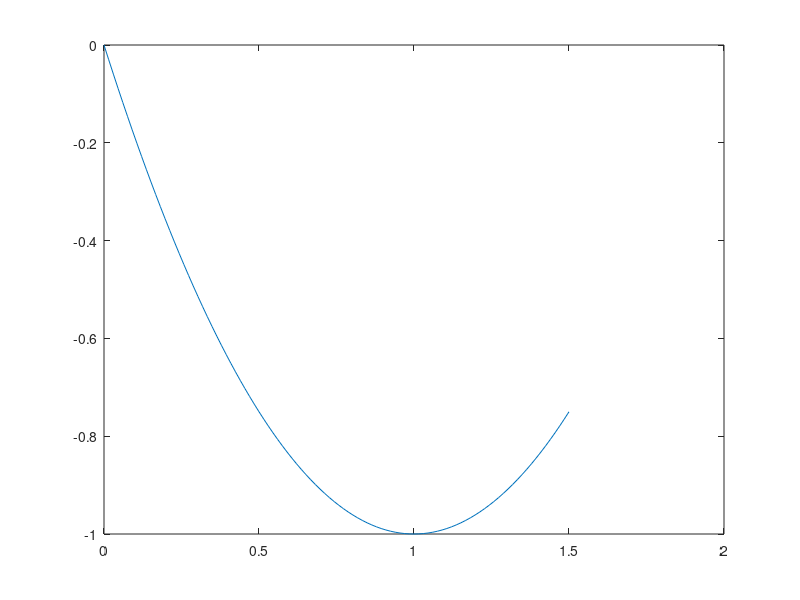

Recreate this plot in MATLAB. (Note: this script raises an error after producing the figure.)
format short
clear all
clc
f=@(x) x.*(x-2);
n=3;
L=0;
R=1.5;
t=linspace(L,R,100)
plot(t,f(t))
fib=ones(1,n);
for i=3:n+1
    fib(i)=fib(i-1)+fib(i-2);
end
for k=1:n
    ratio=fib(n+1-k)/fib(n+2-k);
    x2=L+ratio.*(R-L);
    x1=L+R-x2;
    fx1=f(x1);
    fx2=f(x2);
    resl(k,:)=[L R x1 x2 fx1 fx2];
    if(fx1<fx2)
        R=x2;
    elseif(fx2<fx1)
        L=x1;
    else
        if min(abs(x1),abs(L))==abs(L)
            R=x2;
        else
            L=x1;
        end
    end
end

res=array2table(resl);
var={'L','R','x1','x2','fx1','fx2'};
res.Properties.VariableNames(1:size(res,2))=var;
xopt=(L+R)/2
opt_val=f(xopt)